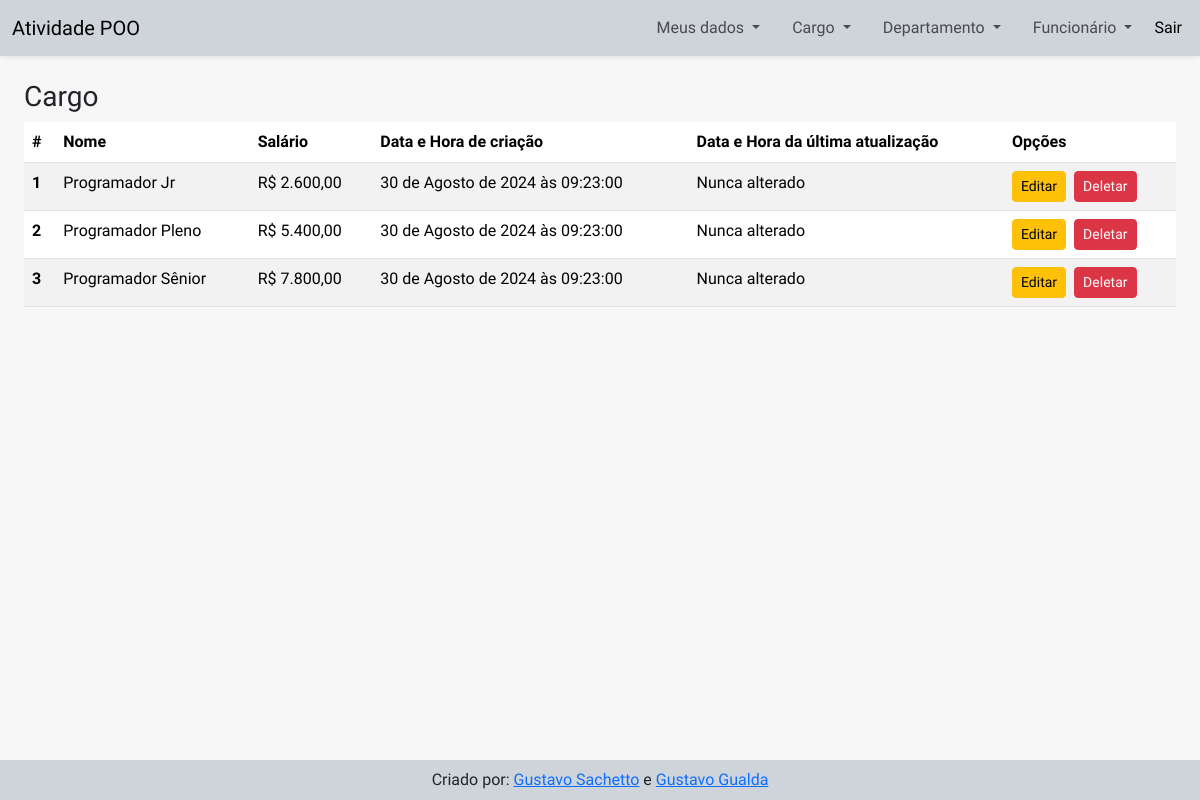
/view/page/cargo.php (signed in), run on the app's committed database.
### tables this page shows
CREATE TABLE `cargo` (
  `nomeCargo` varchar(50) NOT NULL,
  `salario` decimal(8,2) NOT NULL,
  `codCargo` int(11) NOT NULL,
  `created_at` datetime NOT NULL,
  `updated_at` datetime DEFAULT NULL
);

### model/classConexao.php (called while the page is built, shortened)
<?php
class Conection
{
    private string $table;
    private string $join = '';
    private PDO $conection;
    private static string $dbname;
    private static string $dbhost;
    private static string $dbuser;
    private static string $dbpassword;
    public function __construct(string $table)
    {
        $this->table = $table;
    }
    public static function config(string $dbname, string $dbhost, string $dbuser, string $dbpassword): void
    {
        self::$dbname     = $dbname;
        self::$dbhost     = $dbhost;
        self::$dbuser     = $dbuser;
        self::$dbpassword = $dbpassword;
    }
    public function setConection(): void
    {
        try {
            $this->conection = new PDO("mysql:dbname=".self::$dbname.";host=".self::$dbhost, self::$dbuser, self::$dbpassword);
        } catch (\PDOException $th) {
            echo('<script>console.error("ERROR CONECTION")</script>');
        }
    }
    public function execute(string $query, array $values = []): PDOStatement|false
    {
        try {
            $statement = $this->conection->prepare($query);
            $statement->execute($values);
            return $statement;
        } catch (\Throwable $th) {
            echo('<script>console.error("ERROR EXECUTE")</script>');
            return false;
        }
    }
    public function select(
        string $where = null,
        string $order = null,
        string $limit = null,
        string $fields = '*'
        ): PDOStatement|false
    {
        isset($where) ? $where = ' WHERE ' . $where . ' ' : $where = '';
        isset($order) ? $order = ' ORDER BY ' . $order . ' ' : $order = '';
        isset($limit) ? $limit = ' LIMIT ' . $limit . ' ' : $limit = '';
        isset($this->join) ? $join =$this->join : $join = '';
        $query = "SELECT {$fields} FROM " . $this->table . $join . $where . $order . $limit;
        return $this->execute($query);
    }
}

### model/classCargo.php (called while the page is built, shortened)
<?php
require_once 'classConexao.php';
class Cargo
{
    public static function read(string $where = null, string $order = null,  string $limit = null, string $fields = '*'): array
    {
        return (new Conection('cargo'))->select($where, $order, $limit, $fields)->fetchAll(PDO::FETCH_ASSOC);
    }
}

### controller/exibeCargo.php (called while the page is built)
<?php
require '../../model/classCargo.php';
$resultCargo = Cargo::read( null, 'codCargo ASC');

### controller/DateFormatter.php (called while the page is built, shortened)
<?php
class DateFormatter
{
    private static $months = [
        1 => "Janeiro",
        2 => "Fevereiro",
        3 => "Março",
        4 => "Abril",
        5 => "Maio",
        6 => "Junho",
        7 => "Julho",
        8 => "Agosto",
        9 => "Setembro",
        10 => "Outubro",
        11 => "Novembro",
        12 => "Dezembro"
    ];
    public static function format($dateTimeString) {
        $dateTime = DateTime::createFromFormat('Y-m-d H:i:s', $dateTimeString);
        $day = $dateTime->format('j');
        $month = (int)$dateTime->format('n');
        $year = $dateTime->format('Y');
        $formattedDate = "{$day} de " . self::$months[$month] . " de {$year}";
        if ($dateTimeString !== $dateTime->format('Y-m-d')) {
            $formattedDate .= " às " . $dateTime->format('H:i:s');
        }
        return $formattedDate;
    }
}

### view/page/cargo.php (the view, shortened to what this page needs)
<!DOCTYPE html>
<html lang="en">
<head>
  <?php include '../layout/head.php' ?>
</head>
<body>
  <?php include '../../controller/exibeCargo.php'?>
  <?php include_once '../../controller/DateFormatter.php' ?>
  <header>
    <?php include '../layout/navbar.php' ?>
  </header>
  <main class="m-4 d-flex flex-column ">
    <article>
      <h3 class="fw-normal">Cargo</h3>
      <section class="table-responsive">
          <table class="table table-striped">
            <thead>
              <tr>
                <th scope="col">#</th>
                <th scope="col">Nome</th>
                <th scope="col">Salário</th>
                <th scope="col">Data e Hora de criação</th>
                <th scope="col">Data e Hora da última atualização</th>
                <th scope="col">Opções</th>
              </tr>
            </thead>
            <tbody>
            <?php if (isset($resultCargo) && count($resultCargo) > 0): ?>
              <?php foreach ($resultCargo as $value): ?>
                  <tr>
                      <th scope="row"><?= $value['codCargo'] ?></th>
                      <td><?= $value['nomeCargo'] ?></td>
                      <td>R$ <?= number_format((float)$value['salario'], 2, ',', '.') ?></td>
                      <td><?= DateFormatter::format($value['created_at']) ?></td>
                      <td><?= empty($value['updated_at']) ? 'Nunca alterado' : DateFormatter::format($value['updated_at']) ?></td>
                      <td class="d-flex">
                          <form action="formEditCargo.php" method="get">
                              <button
                                  type="submit"
                                  name="cod"
                                  class="btn btn-sm btn-warning me-2"
                                  data-bs-toggle="modal"
                                  data-bs-target="#formEdit"
                                  value="<?= $value['codCargo'] ?>"
                              >
                                  Editar
                              </button>
                          </form>
                          <form action="formDeleteCargo.php" method="get">
                              <button
                                  type="submit"
                                  name="cod"
                                  class="btn btn-sm btn-danger"
                                  data-bs-toggle="modal"
                                  data-bs-target="#formDelete"
                                  value="<?= $value['codCargo'] ?>"
                              >
                                  Deletar
                              </button>
                          </form>
                      </td>
                  </tr>
              <?php endforeach; ?>
            <?php endif; ?>
            </tbody>
          </table>
      </section>
    </article>
  </main>
  <?php include '../layout/footer.php' ?>
</body>
</html>

### view/css/style.css (style rules this page uses)
* { font-family: 'Fira sans', Arial, Helvetica, sans-serif; }
body { background: #f7f7f7; }

### data on the page
cargo: codCargo "1", nomeCargo "Programador Jr", salario "2.600,00", created_at "30 de Agosto de 2024 às 09:23:00", shows "Nunca alterado"
cargo: codCargo "2", nomeCargo "Programador Pleno", salario "5.400,00", created_at "30 de Agosto de 2024 às 09:23:00", shows "Nunca alterado"
cargo: codCargo "3", nomeCargo "Programador Sênior", salario "7.800,00", created_at "30 de Agosto de 2024 às 09:23:00", shows "Nunca alterado"
